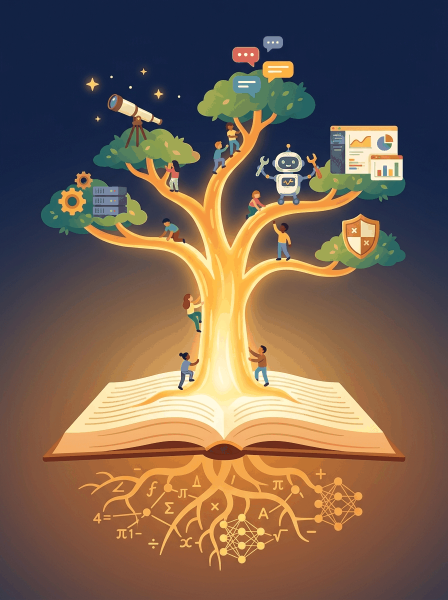
#> input picture images/book-cover.png, 896 x 1200 px (shown at 1/2 size)
$ python process_cover.py
#> lines starting #> are read from the running program, lines starting #| are printed output that depends on the picture
"""
Process the source book cover into a KDP-compliant JPEG.

KDP cover requirements (as of 2026):
  - Recommended dimensions: 1600 x 2560 px (1:1.6 aspect ratio).
  - Minimum: 1000 px on the longest side.
  - Format: JPEG (.jpg) or TIFF (.tif).
  - Color space: sRGB.
  - Max file size: 50 MB.

Source asset:
  - images/book-cover.png at 896 x 1200 px, RGB.
  - Below KDP's 1000 px longest-side minimum.
  - Aspect ratio is 0.747 (~3:4), KDP wants 0.625 (~5:8).

Strategy:
  1. Upscale source proportionally so longest side = 2560 px (Lanczos).
  2. Pad with average edge color to 1600 x 2560 to match KDP aspect ratio.
  3. Save as sRGB JPEG, quality 92.

Notes:
  Upscaling a 1200-px source 2.13x is a placeholder. For production,
  re-render the cover natively at 1600 x 2560.
"""
from __future__ import annotations

import os
import sys
from pathlib import Path

from PIL import Image, ImageCms

ROOT = Path(__file__).resolve().parents[2]
SRC = ROOT / "images" / "book-cover.png"
OUT_DIR = ROOT / "KDP" / "cover"
OUT_SRC_COPY = OUT_DIR / "cover_source.png"
OUT_KDP = OUT_DIR / "cover_kdp.jpg"

KDP_W, KDP_H = 1600, 2560


def average_edge_color(im: Image.Image) -> tuple[int, int, int]:
    """Sample the four edges to pick a sensible padding color."""
    w, h = im.size
    samples = []
    for x in range(0, w, max(1, w // 50)):
        samples.append(im.getpixel((x, 0)))
        samples.append(im.getpixel((x, h - 1)))
    for y in range(0, h, max(1, h // 50)):
        samples.append(im.getpixel((0, y)))
        samples.append(im.getpixel((w - 1, y)))
    r = sum(s[0] for s in samples) // len(samples)
    g = sum(s[1] for s in samples) // len(samples)
    b = sum(s[2] for s in samples) // len(samples)
    return (r, g, b)


def main() -> int:
    if not SRC.exists():
        print(f"ERROR: source cover not found at {SRC}", file=sys.stderr)
        return 1

    print(f"Loading source: {SRC}")
    im = Image.open(SRC).convert("RGB")
#> im is the input picture: PIL image 896x1200 RGB; mean R, G, B 117.7, 95.8, 79.3
    sw, sh = im.size
#> sw = 896; sh = 1200
    print(f"  source size: {sw} x {sh}")
#|   source size: 896 x 1200

    OUT_SRC_COPY.write_bytes(SRC.read_bytes())
    print(f"  copied source -> {OUT_SRC_COPY.name}")

    src_aspect = sw / sh
#> src_aspect = 0.747
    dst_aspect = KDP_W / KDP_H

    if src_aspect > dst_aspect:
        new_w = KDP_W
        new_h = round(KDP_W / src_aspect)
#> new_h = 2143
    else:
        new_h = KDP_H
        new_w = round(KDP_H * src_aspect)

    print(f"  scaling source to {new_w} x {new_h} (Lanczos)")
#|   scaling source to 1600 x 2143 (Lanczos)
    scaled = im.resize((new_w, new_h), Image.Resampling.LANCZOS)

    pad = average_edge_color(scaled)
#> after the loop in average_edge_color, `for x in range(0, w, max(1, w // 50)):`: samples = 100 items, first 6: (18, 34, 68), (61, 59, 73), (16, 34, 67), (65, 61, 74), (18, 33, 67), (67, 63, 75)
#> after the loop in average_edge_color, `for y in range(0, h, max(1, h // 50)):`: samples = 204 items, first 6: (18, 34, 68), (61, 59, 73), (16, 34, 67), (65, 61, 74), (18, 33, 67), (67, 63, 75)
#> in average_edge_color, `r = sum(s[0] for s in samples) // len(samples)`: r = 58
#> in average_edge_color, `g = sum(s[1] for s in samples) // len(samples)`: g = 53
#> in average_edge_color, `b = sum(s[2] for s in samples) // len(samples)`: b = 68
#> pad = (58, 53, 68)
    print(f"  padding color (sampled from edges): rgb{pad}")
#|   padding color (sampled from edges): rgb(58, 53, 68)

    canvas = Image.new("RGB", (KDP_W, KDP_H), pad)
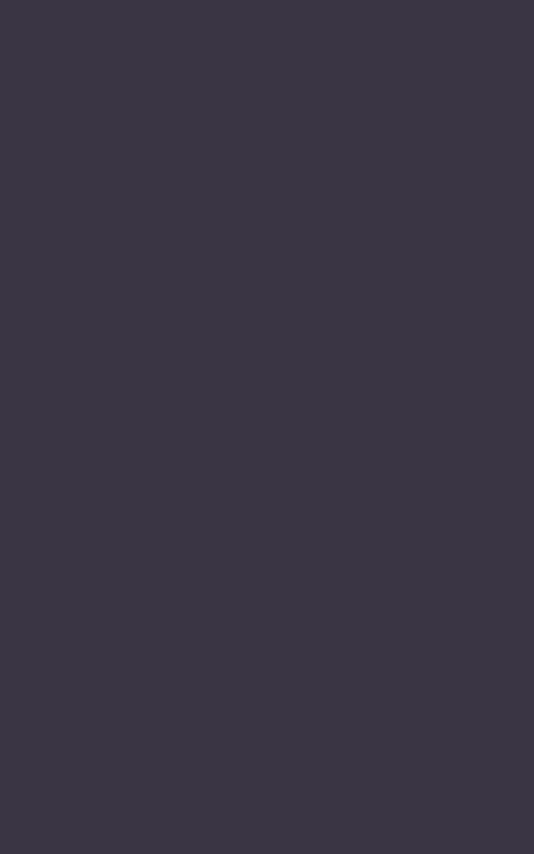
#> canvas: PIL image 1600x2560 RGB (shown at 1/3 size); mean R, G, B 58, 53, 68
    off_x = (KDP_W - new_w) // 2
    off_y = (KDP_H - new_h) // 2
#> off_y = 208
    canvas.paste(scaled, (off_x, off_y))
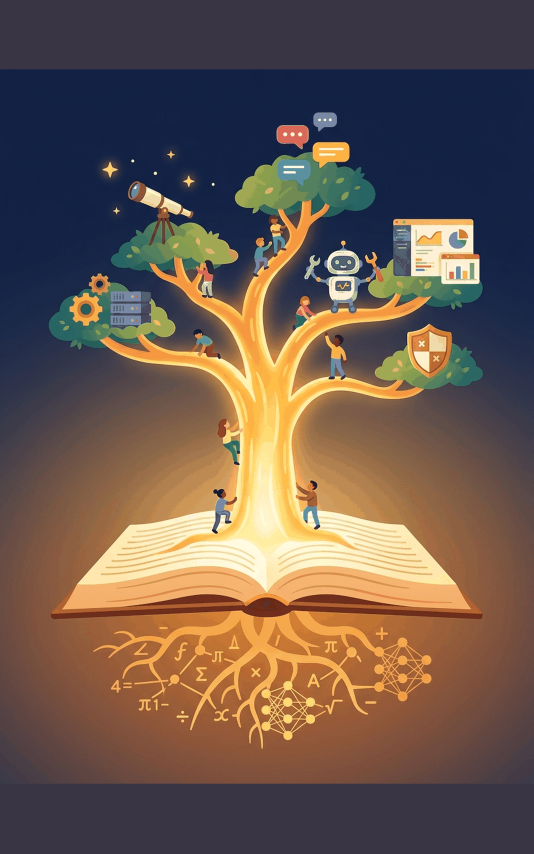
#> canvas: PIL image 1600x2560 RGB (shown at 1/3 size); mean R, G, B 107.9, 88.8, 77.5
    print(f"  composed canvas: {KDP_W} x {KDP_H}, source offset ({off_x}, {off_y})")
#|   composed canvas: 1600 x 2560, source offset (0, 208)

    try:
        srgb_profile = ImageCms.createProfile("sRGB")
        canvas.save(
            OUT_KDP,
            format="JPEG",
            quality=92,
            optimize=True,
            progressive=False,
            icc_profile=ImageCms.ImageCmsProfile(srgb_profile).tobytes(),
        )
    except Exception as e:
        print(f"  (could not embed sRGB ICC profile: {e}; saving without)")
        canvas.save(OUT_KDP, format="JPEG", quality=92, optimize=True, progressive=False)

    out_size = OUT_KDP.stat().st_size
    print(f"  wrote {OUT_KDP.name} ({out_size / 1024:.1f} KB)")

    if out_size > 50 * 1024 * 1024:
        print("  WARNING: file > 50 MB, exceeds KDP limit")
    else:
        print(f"  OK: file size {out_size / 1024:.1f} KB is well under 50 MB limit")

    print("\nDone.")
    return 0


if __name__ == "__main__":
    raise SystemExit(main())
#> (the program exits here)
